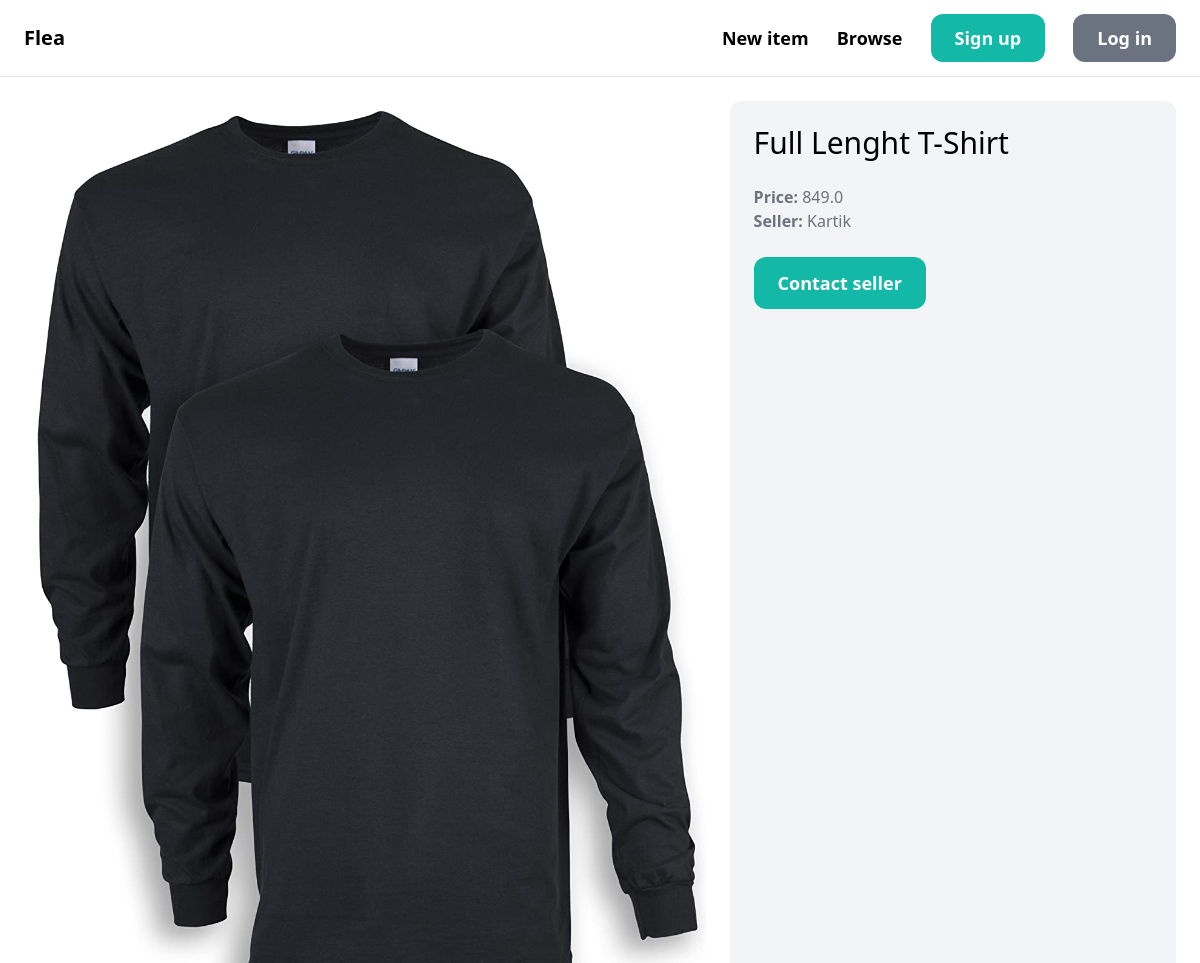
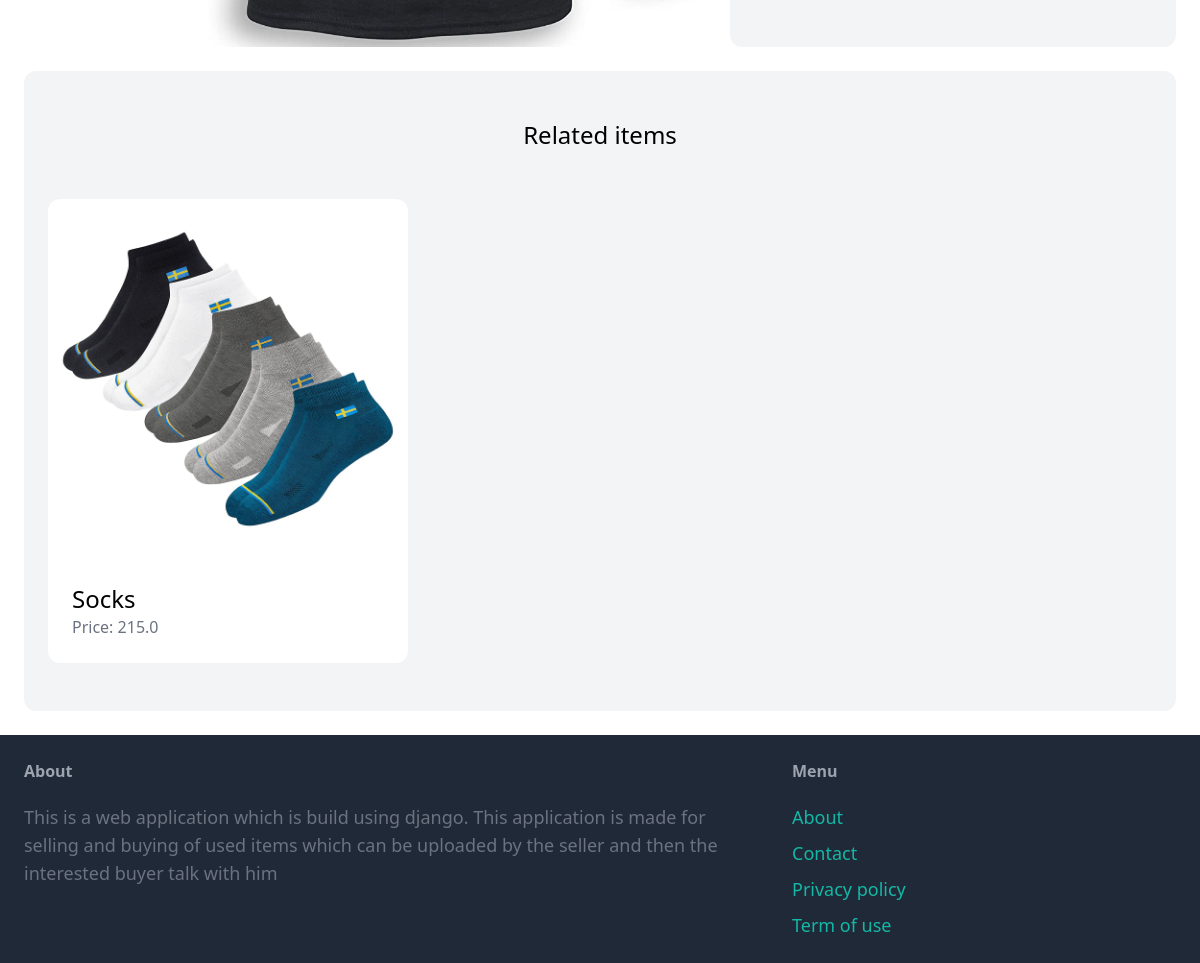
Screenshot of /items/3/ with the database file from the repository (2 pictures, top to bottom).
### item/models.py (models this page shows, shortened)
class Item(models.Model):
    category = models.ForeignKey(Category, related_name='items', on_delete=models.CASCADE)
    name = models.CharField(max_length=255)
    description = models.TextField(blank=True, null=True)
    price = models.FloatField()
    image = models.ImageField(upload_to='item_images', blank=True, null=True)
    is_sold = models.BooleanField(default=False)
    created_by = models.ForeignKey(User, related_name='items', on_delete=models.CASCADE)
    created_at = models.DateTimeField(auto_now_add=True)

### item/views.py (the view)
# urls.py: path('<int:pk>/', views.detail, name='detail'),
def detail(request, pk):
    item = get_object_or_404(Item, pk=pk)
    related_items = Item.objects.filter(category=item.category, is_sold=False).exclude(pk=pk)[0:3]
    return render(request, 'item/detail.html', {
        'item': item,
        'related_items': related_items
    })

### item/templates/item/detail.html (shortened to what this page needs)
{% extends 'core/base.html' %}
{% block content %}
<div class="grid grid-cols-5 gap-6">
    <div class="col-span-3">
        <img src="{{ item.image.url }}" class="rounded-xl">
    </div>
    <div class="col-span-2 p-6 bg-gray-100 rounded-xl">
        <h1 class="mb-6 text-3xl">{{ item.name }}</h1>
        <p class="text-gray-500"><strong>Price: </strong>{{ item.price }}</p>
        <p class="text-gray-500"><strong>Seller: </strong>{{ item.created_by.username }}</p>
        {% if request.user == item.created_by %}
            <div class="mt-6 p-6 bg-white rounded-xl">
                <p>This is your item!</p>
                <a href="{% url 'item:edit' item.id %}" class="inline-block mt-6 px-6 py-3 text-lg font-semibold bg-teal-500 text-white rounded-xl">Edit</a>
                <a href="{% url 'item:delete' item.id %}" class="inline-block mt-6 px-6 py-3 text-lg font-semibold bg-red-500 text-white rounded-xl">Delete</a>
            </div>
        {% else %}
            <a href="{% url 'conversation:new' item.id %}" class="inline-block mt-6 px-6 py-3 text-lg font-semibold bg-teal-500 text-white rounded-xl hover:bg-teal-700">Contact seller</a>
        {% endif %}
    </div>
</div>
<div class="mt-6 px-6 py-12 bg-gray-100 rounded-xl">
    <h2 class="mb-12 text-2xl text-center">Related items</h2>
    <div class="grid grid-cols-3 gap-3">
        {% for item in related_items %}
            <div>
                <a href="{% url 'item:detail' item.id %}">
                    <div>
                        <img src="{{ item.image.url }}" class="rounded-t-xl">
                    </div>
                    <div class="p-6 bg-white rounded-b-xl">
                        <h2 class="text-2xl">{{ item.name }}</h2>
                        <p class="text-gray-500">Price: {{ item.price }}</p>
                    </div>
                </a>
            </div>
        {% endfor %}
    </div>
</div>
{% endblock %}

### rows the page displays
Item: image (picture), name "Full Lenght T-Shirt", price "849.0", created_by.username "Kartik"
Item: image (picture), name "Socks", price "215.0"
